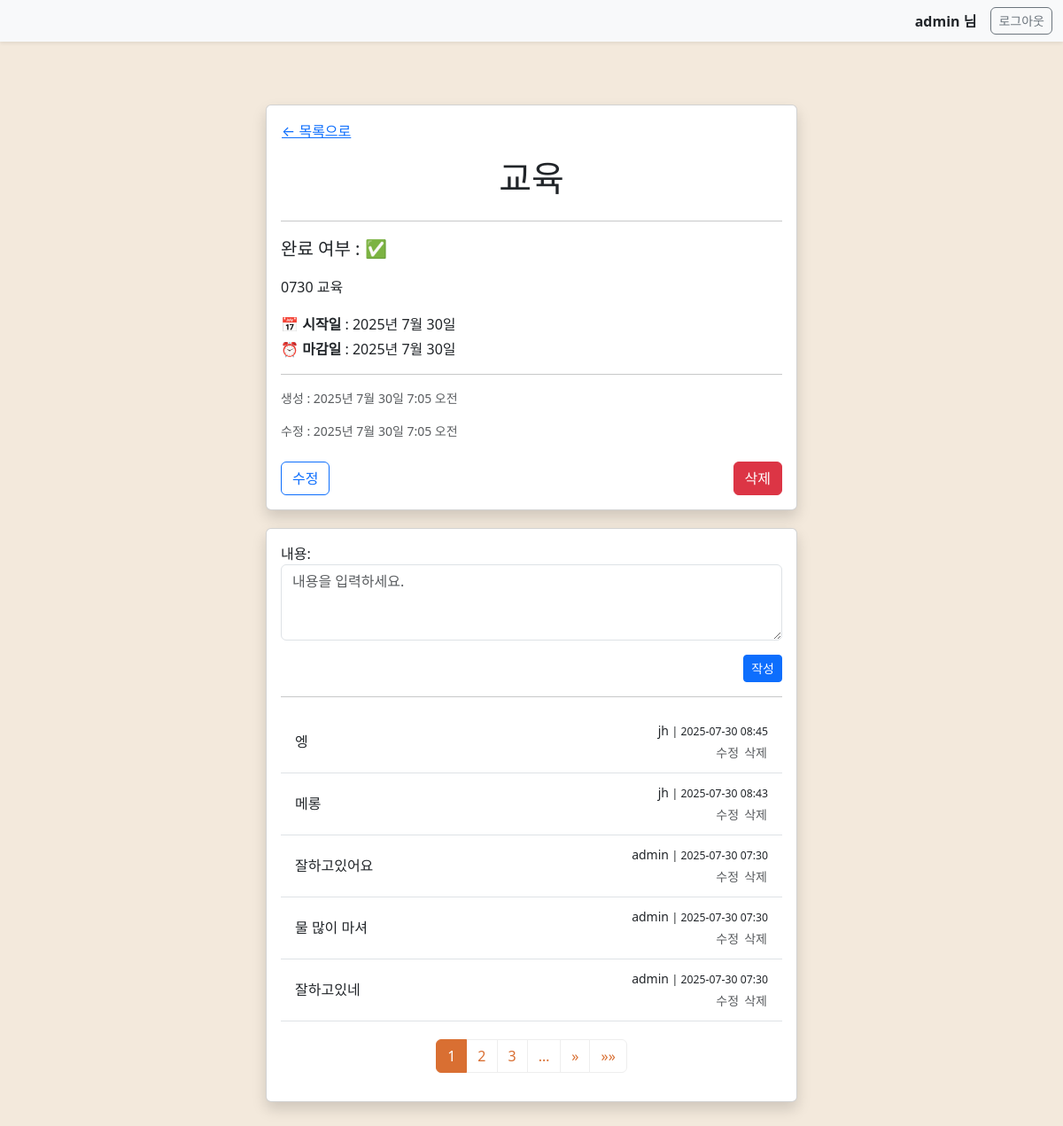
/cbv/todo/74/ (signed in), run on the app's committed database.
### todo/models.py (models this page shows, shortened)
class Todo(models.Model):
    title = models.CharField('제목',max_length=50)
    description = models.TextField('설명')
    start_date = models.DateField('시작일')
    end_date = models.DateField('마감일')
    is_completed = models.BooleanField('완료 여부',default=False)
    author = models.ForeignKey(User, on_delete=models.CASCADE)
    created_at = models.DateTimeField('생성 시간',auto_now_add=True)
    updated_at = models.DateTimeField('수정 시간',auto_now=True)
    class Meta :
        verbose_name = 'Todo'
        verbose_name_plural = 'Todo 목록'

class Comment(models.Model) :
    todo = models.ForeignKey(Todo, on_delete=models.CASCADE, related_name='comments')
    user = models.ForeignKey(User, on_delete=models.CASCADE, related_name='comments')
    message = models.TextField(max_length=200)
    created_at = models.DateTimeField(auto_now_add=True)
    updated_at = models.DateTimeField(auto_now=True)
    class Meta:
        verbose_name = '댓글'
        verbose_name_plural = '댓글 목록'
        ordering = ['-created_at', 'id']

### todo/cb_views.py (the view)
# urls.py: path('todo/<int:pk>/', TodoDetailView.as_view(), name='cbv_todo_info'),
class TodoDetailView(LoginRequiredMixin, DetailView):
    model = Todo
    template_name = 'todo_info.html'
    def get_object(self, queryset=None):
        self.object = super().get_object(queryset)
        if self.object.author != self.request.user and not self.request.user.is_superuser :
            raise Http404
        return self.object
    def get_context_data(self, **kwargs):
        context = super().get_context_data(**kwargs)
        context['dict'] = self.object.__dict__
        context['comment_form'] = CommentForm()
        comment = self.object.comments.all().select_related('user')
        paginator = Paginator(comment, 5)
        page_number = self.request.GET.get('page')
        page_obj = paginator.get_page(page_number)
        context['page_obj'] = page_obj
        return context

### todo/forms.py
class CommentForm(forms.ModelForm):
    class Meta:
        model = Comment
        fields = ('message',)
        labels = {
            'message' : '내용'
        }
        widgets = {
            'message' : forms.Textarea(attrs={
                'rows' : '3',
                'cols' : '20',
                'class' : 'form-control',
                'placeholder' : '내용을 입력하세요.'
            })
        }

### templates/todo_info.html (shortened to what this page needs)
{% extends 'base.html' %}
{% load static %}
{% block content %}
<div class="container my-5">
    <div class="card shadow mx-auto" style="max-width: 600px;">
        <div class="card-body">
            <a href="{% url 'cbv_todo_list' %}" class="btn btn-link p-0 mb-3">← 목록으로</a>
            <h1 class="card-title text-center mb-4">{{ dict.title }}</h1>
            <hr>
            <p class="fs-5 mb-3">
                완료 여부 :
                {% if dict.is_completed %}
                    ✅️
                {% else %}
                    ☐
                {% endif %}
            </p>
            <p class="mb-3" style="line-height: 1.6;">{{ dict.description }}</p>
            <p class="mb-1">📅 <strong>시작일</strong> : {{ dict.start_date }}</p>
            <p class="mb-3">⏰ <strong>마감일</strong> : {{ dict.end_date }}</p>
            <hr>
            <p class="text-muted small">생성 : {{ dict.created_at }}</p>
            <p class="text-muted small mb-4">수정 : {{ dict.updated_at }}</p>
            <div class="d-flex justify-content-between align-items-center">
                <a href="{% url 'cbv_todo_update' dict.id %}" class="btn btn-outline-primary">수정</a>
                <form id="delete_form" action="{% url 'cbv_todo_delete' dict.id %}" method="POST" class="d-inline">
                    <button id="delete_btn" type="button" class="btn btn-danger">삭제</button>
                </form>
            </div>
        </div>
    </div>
    <div class="card shadow mx-auto" id="comment_wrapper" style="max-width: 600px;margin-top:20px;">
        <div class="card-body">
            {% if request.user.is_authenticated %}
                <form method="POST" action="{% url 'comment_create' todo.pk %}">
                    {{ comment_form.as_p }}
                <div class="text-end">
                    <button class="btn btn-sm btn-primary">작성</button>
                </div>
                </form>
                <hr>
            {% endif %}
            <div class="mb-2">
                {% for comment in page_obj %}
                    <div class="border-bottom d-flex justify-content-between align-items-center p-3" style="height:70px">
                        <div>{{ comment.message }}</div>
                        <div>
                            <p class="mb-0">
                                <small>{{ comment.user.username }} <small>| {{ comment.created_at | date:'Y-m-d H:i' }}</small></small>
                            </p>
                            {% if request.user.is_superuser or request.user.id == comment.user.id %}
                                <div class="text-end">
                                    <a href="{% url 'comment_update' comment.pk %}?page={{ page_obj.number }}" class="btn btn-link text-muted text-decoration-none p-0 m-0" style="color: gray;">
                                        <small>수정</small>
                                    </a>
                                    <form class="d-inline" action="{% url 'comment_delete' comment.pk%}?page={{ page_obj.number }}" method="POST">
                                        <button class="btn btn-link text-muted text-decoration-none p-0 m-0" style="color: gray;">
                                            <small>삭제</small>
                                        </button>
                                    </form>
                                </div>
                            {% endif %}
                        </div>
                    </div>
                {% endfor %}
            </div>
        {% include 'pagination.html' with fragment='comment_wrapper'%}
        </div>
    </div>
    </div>
{% endblock %}

### templates/base.html (shortened to what this page needs)
{% load static %}
<!DOCTYPE html>
<html lang="en">
<head>
    <link href="{% static 'css/bootstrap.css' %}" rel="stylesheet">
    <link href="{% static 'css/pagination.css' %}" rel="stylesheet">
</head>
<body style="padding-top: 70px; background-color: #F3E9DC;">
{% if request.user.is_authenticated %}
<nav class="navbar navbar-light bg-light fixed-top shadow-sm">
    <div class="container-fluid justify-content-end">
        <span class="me-3 fw-bold">{{ request.user.username }} 님</span>
        <form action="{% url 'logout' %}" method="POST" class="d-inline">
            <button type="submit" class="btn btn-outline-secondary btn-sm rounded">로그아웃</button>
        </form>
    </div>
</nav>
{% block content %}{% endblock %}
{% endif %}
</body>
</html>

### data on the page
Todo: description "0730 교육"
Comment: message "엥", user.username "jh", created_at "2025-07-30 08:45"
Comment: message "메롱", user.username "jh", created_at "2025-07-30 08:43"
Comment: message "잘하고있어요", user.username "admin", created_at "2025-07-30 07:30"
Comment: message "물 많이 마셔", user.username "admin", created_at "2025-07-30 07:30"
Comment: message "잘하고있네", user.username "admin", created_at "2025-07-30 07:30"

### other printed values
{{ request.user.username }} "admin"
{{ dict.title }} "교육"
{{ dict.start_date }} "2025년 7월 30일"
{{ dict.end_date }} "2025년 7월 30일"
{{ dict.created_at }} "2025년 7월 30일 7:05 오전"
{{ dict.updated_at }} "2025년 7월 30일 7:05 오전"
{{ i }} "1"
{{ i }} "2" "3"
